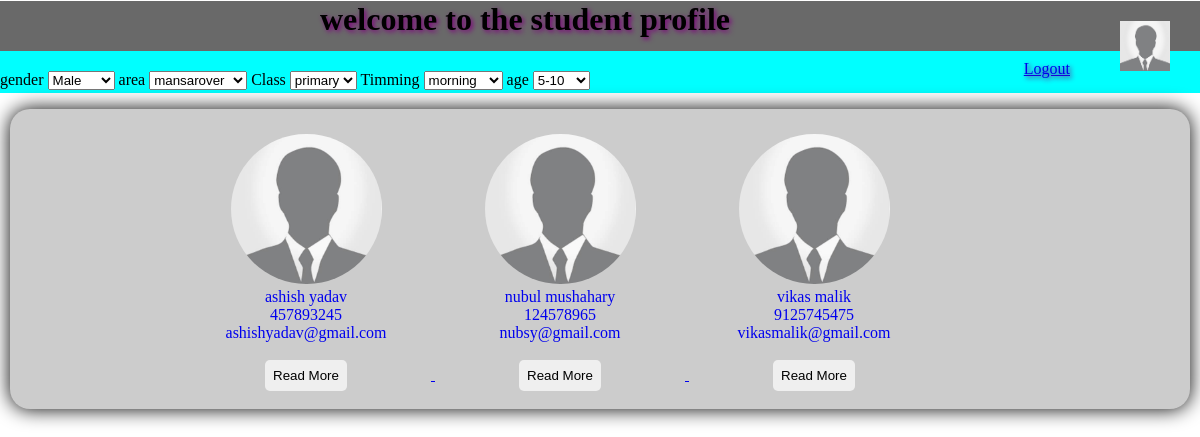
The page /student (signed in) on the database its author committed.
### tables this page shows
CREATE TABLE `tutor_reg` (
  `id` int(11) NOT NULL,
  `first_name` varchar(100) NOT NULL,
  `second_name` varchar(1000) NOT NULL,
  `username` varchar(100) NOT NULL,
  `password` varchar(100) NOT NULL,
  `email` varchar(100) NOT NULL,
  `mobile_no` varchar(100) NOT NULL,
  `area` varchar(100) NOT NULL,
  `pin_code` int(30) NOT NULL,
  `avatar` varchar(200) NOT NULL,
  `age` varchar(100) NOT NULL,
  `experience` varchar(100) NOT NULL,
  `expertise` varchar(100) NOT NULL,
  `qualification` varchar(100) NOT NULL,
  `gender` varchar(50) NOT NULL,
  `resume` varchar(100) NOT NULL,
  `created_at` int(11) NOT NULL,
  `updated_at` int(11) NOT NULL,
  `status` enum('active','inactive') NOT NULL
);

### student/index.php (the view, shortened to what this page needs)
<?php
require('../config/dbconnect.php');
$query = mysqli_query($conn, "SELECT * FROM tutor_reg");
 ?>
<!DOCTYPE html>
<html lang="en" dir="ltr">
  <head>
    <link rel="stylesheet" href="../asset/css/custom.css">
  </head>
  <body class="profile">
    <div class="header">
      <div class="prof">
          <img src="../images/dummy-image2.jpg" alt="Profile Pic" width="50" height="50">
      </div>
        <h1 style="text-align:center">welcome to the student profile</h1>
     <a style="float:right;"href="../logout.php">Logout</a>
    </div>
      <div class="dropdown">
        <label for="gender">gender</label>
        <select>
        <option value="male">Male</option>
      </select>
  <label for="class">area</label>
      <select>
        <option value="primary">mansarover</option>
        </select>
        <label for="class">Class</label>
            <select>
              <option value="primary">primary</option>
              </select>
              <label for="class">Timming</label>
                  <select>
                    <option value="morning">morning</option>
                    </select>
                    <label for="class">age</label>
                        <select>
                          <option value="5-10">5-10</option>
                          </select>
      </div>
  <div class="coloum">
    <ul class="division">
      <?php
      while ($a = mysqli_fetch_array($query)) {
        echo "<a href='tutor_profile.php?id=".$a['id']."'>
        <li><div class='box'>
              <img src='../tutor/image/dummy.jpg'><br>
        ";
        echo $a['first_name']." ".$a['second_name']."<br>";
        echo $a['mobile_no']."<br>";
        echo $a['email']."<br><br>";
        echo '<input type="submit" name="submit" value="Read More">';
        echo "</div></li></a>";
      }
       ?>
    </ul>
  </div>
  </body>
</html>

### asset/css/custom.css (style rules this page uses)
input { padding: 8px; border-radius: 5px; outline: 0px; border: 0; }
.header { text-shadow: 2px 2px 5px purple; margin-top:20px; height:50px; width:auto; background-color: #696969; }
.dropdown { height:2px; width: auto; padding: 20px; background-color:#00FFFF; }
.coloum { box-shadow: 0px 0px 20px 0px; border-radius: 20px; background-color:#cccccc; margin-left: 30px; margin-right: 30px; }
.prof { float: right; padding: 50px; margin-top:-30px; }

### student/index.php (style rules this page uses)
body { margin: -20px; padding:0px; }
.box { width: 200px; padding: 5px; height: 250px;s }
.division { list-style-type: none; }
.division li { margin: 20px 20px; }
.box img { height: 150px; border-radius: 200px; }
.division { text-align: center; }
.division li { display: inline-block; }

### rows shown on the page
tutor_reg: first_name "ashish", second_name "yadav", mobile_no "457893245", email "ashishyadav@gmail.com"
tutor_reg: first_name "nubul", second_name "mushahary", mobile_no "124578965", email "nubsy@gmail.com"
tutor_reg: first_name "vikas", second_name "malik", mobile_no "9125745475", email "vikasmalik@gmail.com"
